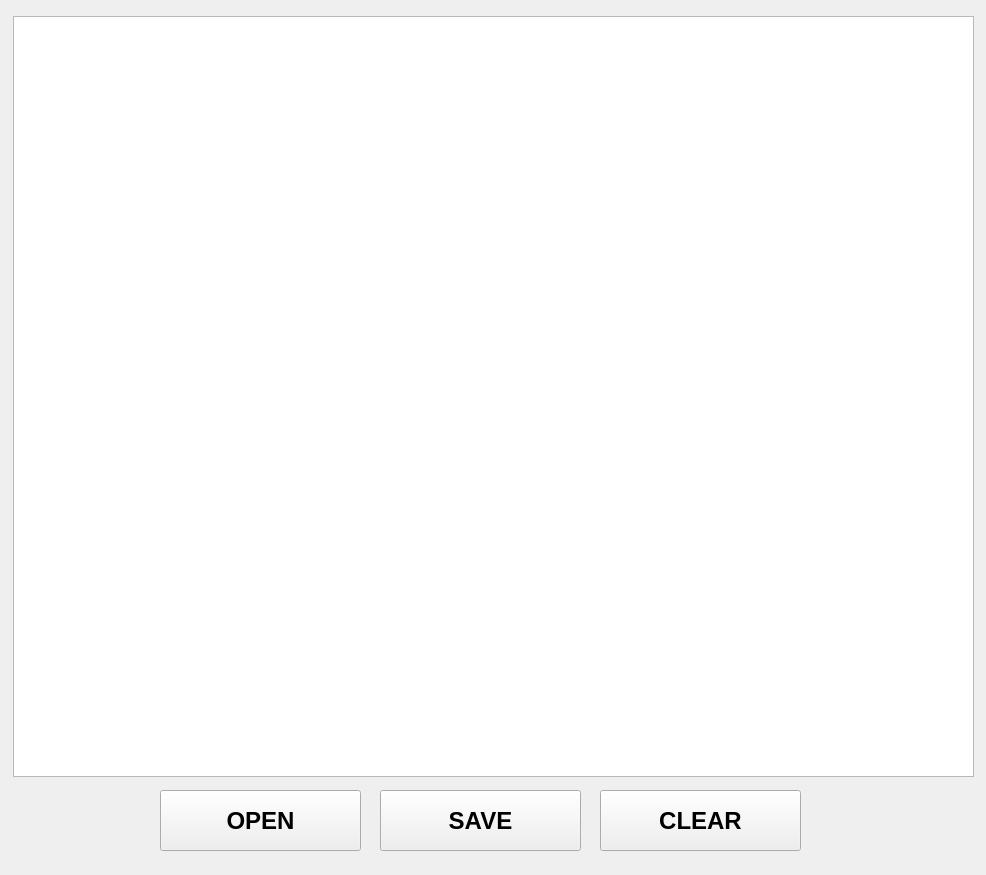
<?xml version="1.0" encoding="UTF-8"?>
<ui version="4.0">
 <class>form1</class>
 <widget class="QWidget" name="form1">
  <property name="geometry">
   <rect>
    <x>0</x>
    <y>0</y>
    <width>986</width>
    <height>875</height>
   </rect>
  </property>
  <property name="windowTitle">
   <string>Mini Notepad </string>
  </property>
  <widget class="QPushButton" name="b1">
   <property name="geometry">
    <rect>
     <x>160</x>
     <y>790</y>
     <width>201</width>
     <height>61</height>
    </rect>
   </property>
   <property name="font">
    <font>
     <pointsize>18</pointsize>
     <weight>75</weight>
     <bold>true</bold>
    </font>
   </property>
   <property name="text">
    <string>OPEN</string>
   </property>
  </widget>
  <widget class="QPushButton" name="b2">
   <property name="geometry">
    <rect>
     <x>380</x>
     <y>790</y>
     <width>201</width>
     <height>61</height>
    </rect>
   </property>
   <property name="font">
    <font>
     <pointsize>18</pointsize>
     <weight>75</weight>
     <bold>true</bold>
    </font>
   </property>
   <property name="text">
    <string>SAVE</string>
   </property>
  </widget>
  <widget class="QPushButton" name="b3">
   <property name="geometry">
    <rect>
     <x>600</x>
     <y>790</y>
     <width>201</width>
     <height>61</height>
    </rect>
   </property>
   <property name="font">
    <font>
     <pointsize>18</pointsize>
     <weight>75</weight>
     <bold>true</bold>
    </font>
   </property>
   <property name="text">
    <string>CLEAR</string>
   </property>
  </widget>
  <widget class="QTextEdit" name="textEdit">
   <property name="geometry">
    <rect>
     <x>13</x>
     <y>16</y>
     <width>961</width>
     <height>761</height>
    </rect>
   </property>
   <property name="font">
    <font>
     <family>Arial Narrow</family>
     <pointsize>25</pointsize>
    </font>
   </property>
  </widget>
 </widget>
 <resources/>
 <connections/>
</ui>
